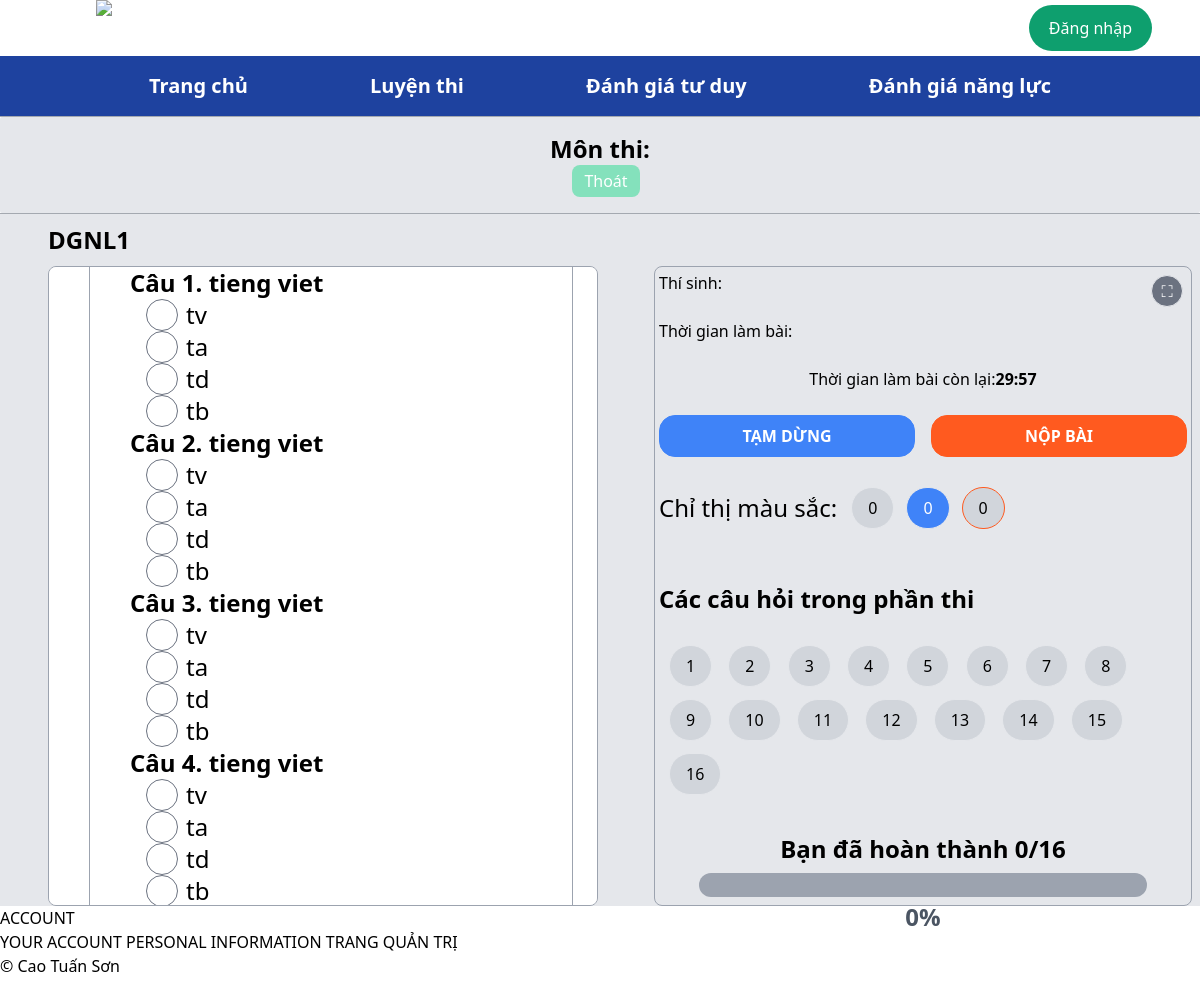
The app's page /dgnl/dgnl/1/ (signed in) with its own data.
### DanhGiaNangLuc/models.py (models this page shows, shortened)
class DeThi(models.Model):
    LOAI_DE_CHOICES = [
         ('DGNL', 'Đánh giá năng lực'),
    ]
    ten_de_thi = models.CharField(max_length=255, null=False, blank=False)
    loai_de = models.CharField(max_length=50, choices=LOAI_DE_CHOICES, default='DGNL')
    thoi_gian_thi = models.DurationField(default=timezone.timedelta(minutes=30))

class NoiDungDe(models.Model):
    de_thi = models.ForeignKey(DeThi, on_delete=models.CASCADE)
    cau_hoi = models.ForeignKey(CauHoi, on_delete=models.CASCADE)
    diem_so = models.FloatField(validators=[MinValueValidator(0.01), MaxValueValidator(10.00)], default=1)
    thu_tu_cau = models.IntegerField(validators=[MinValueValidator(1)])

class CauHoi(models.Model):
    LANGUAGE_CHOICES = (
        ('vi', 'Tiếng Việt'),
        ('en', 'Tiếng Anh'),
    )
    SUBJECT_CHOICES = (
        ('ly', 'Vật Lý'),
        ('hoa', 'Hóa Học'),
        ('sinh', 'Sinh Học'),
        ('su', 'Lịch Sử'),
        ('dia', 'Địa Lý'),
        ('gdcd', 'Giáo Dục Công Dân'),
    )
    LOAI_CAU_HOI_CHOICES = [
        ('TN', 'Trắc nghiệm'),
        ('DS', 'Đúng sai'),
        ('TL', 'Tự luận'),
        ('KT', 'Kéo thả'),
    ]
    PHAN_2_CHOICES = [
        ('TH', 'Toán học'),
        ('TDLG', 'Tư duy logic'),
        ('PTSL', 'Phân tích số liệu'),
    ]
    tieu_de = models.CharField(max_length=255, null=False, blank=False)
    noi_dung = models.TextField()
    loai_cau_hoi = models.CharField(
        max_length=2,
        choices=LOAI_CAU_HOI_CHOICES,
        default='TN',
    )
    language = models.CharField(max_length=2, choices=LANGUAGE_CHOICES, blank=True, null=True)
    subject = models.CharField(max_length=4, choices=SUBJECT_CHOICES, blank=True, null=True)
    phan_2 = models.CharField(max_length=4, choices=PHAN_2_CHOICES, blank=True, null=True)
    anh = models.ImageField(upload_to='cauhoi_images/', null=True, blank=True)
    cach_giai = models.TextField(default='')
    def ch_photo(self):
        if self.anh:
            return mark_safe('<img src="{}" width="100" />'.format(self.anh.url))
        return ''
    ch_photo.short_description = 'Image'
    ch_photo.allow_tags = True

class DapAn(models.Model):
    cauHoi = models.ForeignKey(CauHoi, on_delete=models.CASCADE)
    noi_dung = models.CharField(max_length=200)
    tinh_dung = models.BooleanField(default=False)
    anh = models.ImageField(upload_to='dapan_images/', null=True, blank=True)
    def da_photo(self):
        if self.anh:
            return mark_safe('<img src="{}" width="100" />'.format(self.anh.url))
        return ''
    da_photo.short_description = 'Image'
    da_photo.allow_tags = True

### DanhGiaNangLuc/views.py (the view)
# urls.py: path('dgnl/<int:idde>/', DGNL.as_view(), name= 'dgnl_id'),
class DGNL(LoginRequiredMixin, View):
    login_url = '/Userlogin/'
    def get(self, request, idde=None):
        if idde is None:
            return render(request, 'exam.html')
        else:
            student_id = request.session['id']
            student = StudentUser.objects.get(id=student_id)
            deThi = get_object_or_404(DeThi, id=idde)
            dict_cauhoi_list_dapan = dict()
            SetNoiDungDe = NoiDungDe.objects.filter(de_thi=deThi).order_by('thu_tu_cau')
            selected_subjects = request.session.get('selected_subjects', [])
            for noiDungDe in SetNoiDungDe:
                if noiDungDe.cau_hoi.subject in [subject[0] for subject in selected_subjects] or noiDungDe.cau_hoi.language or noiDungDe.cau_hoi.phan_2:
                    SetDapAn = DapAn.objects.filter(cauHoi=noiDungDe.cau_hoi)
                    list_dapAn = list(SetDapAn)
                    dict_cauhoi_list_dapan[noiDungDe] = list_dapAn
            lenkeys = len(dict_cauhoi_list_dapan)
            thoi_gian_thi = int(deThi.thoi_gian_thi.total_seconds())
            content = {
                'DeThi': deThi,
                'dictCHDA': dict_cauhoi_list_dapan,
                'lenkeys': lenkeys,
                'student': student,
                'tthi': thoi_gian_thi,
                'selected_subjects': selected_subjects, # Truyền các môn học đã chọn vào context
            }
            return render(request, 'dgnl.html', content)

### WebLuyenThi/context_processors.py (called while the page is built)
def user_full_name(request):
    full_name = request.session.get('full_name', '')
    return {'full_name': full_name}

### templates/dgnl.html (shortened to what this page needs)
{% extends 'homepage/base.html' %}
{% block content %}
{% load static %}
<div class="">
    <div>
    <div class="border-t border-gray-600 opacity-50 w-full"></div>
    <div class="bg-gray-200 flex flex-col w-full h-24 items-center rounded-sm justify-center ">
        <span class="font-bold text-2xl ">Môn thi: {{ DeThi.mon_thi }}</span>
        <div class="flex flex-row justify-center items-center">
        <button id="thoatButton" class="ml-3 inline-block bg-green-300 text-white rounded-lg py-1 px-3 hover:bg-green-600" value="Thoát">Thoát</button>
        </div>
    </div>
    <div class="border-t border-gray-600 opacity-50 w-full"></div>
</div>
<div id="mainExamContent" class="bg-gray-200 flex flex-col h-full justify-between">
    <br>
    <div class="ml-12 flex flex-col justify-center h-1 text-2xl">
        <span class="font-bold">{{ DeThi.ten_de_thi }}</span>
    </div>
    <br>
    <div class="flex flex-grow h-200 relative">
        <div class="bg-white relative ml-12 mr-12 group top-0 left-0 rounded-lg w-full p-8 border border-gray-400 flex flex-col overflow-y-auto">
            <form id="answerForm" method="POST" action="{% url 'DanhGiaNangLuc:chamthi' %}">
                <div class="bg-white relative ml-2 mr-2 group top-0 left-0 rounded-lg w-full p-8 border border-gray-400 flex flex-col overflow-y-auto">
                    {% for noi_dung_de, dapans in dictCHDA.items %}
                        {% if noi_dung_de.cau_hoi.language == 'vi' %}
                        {% include 'question_load.html' with noi_dung_de=noi_dung_de dapans=dapans %}
                        {% endif %}
                    {% endfor %}
                </div>
                </form>
            </div>
            <div class="ml-2 mr-2 top-0 left-0 rounded-lg h-200 w-128 p-1 border border-gray-400 flex flex-col relative">
                <button id="fullscreenButton" class="absolute top-0 right-0 m-2 w-8 h-8 flex items-center justify-center border bg-gray-500 text-white rounded-full">
                    ⛶
                </button>
                        <span class="font-thin ">Thí sinh: {{student.first_name}} {{student.last_name}}</span>
                        <br />
                        <span class="font-thin ">Thời gian làm bài: {{DeThi.thoi_gia_thi}}</span>
                        <div class="flex flex-row justify-center">
                            <span class="font-thin">Thời gian làm bài còn lại: </span>
                            <div id="countdown" class="font-bold"></div>
                        </div>
                        <br>
                        <div class="flex space-x-4 justify-center">
                            <button id="pauseButton" class="w-64 inline-block font-bold border bg-blue-500 border-blue-500 text-white rounded-2xl py-2 px-4">
                                TẠM DỪNG
                            </button>
                            <button id="submitBtn" class="w-64 inline-block font-bold border bg-orange-500 border-orange-500 text-white rounded-2xl py-2 px-4">
                                NỘP BÀI
                            </button>
                        </div>
                        <br>
                        <div class="flex flex-row items-center">
                            <span class="mr-2 text-2xl">Chỉ thị màu sắc:</span>
                            <button class="bg-gray-300 text-black px-4 py-2 m-1.5 border rounded-full">0</button>
                            <button class="bg-blue-500 text-white px-4 py-2 m-1.5 border rounded-full">0</button>
                            <button class="bg-gray-300 text-black px-4 py-2 m-1.5 border rounded-full border-orange-500">0</button>
                        </div>
                        <br>
                        <br>
                        <span class="font-bold text-2xl">Các câu hỏi trong phần thi </span>
                        <br>
                        <div class="col-span-5 ml-1">
                            {% for noi_dung_de in dictCHDA.keys %}
                                <button onclick="scrollToQuestion('{{noi_dung_de.thu_tu_cau}}')" data-tab="{{ noi_dung_de.thu_tu_cau }}" class="bg-gray-300 text-black px-4 py-2 m-1.5 border rounded-full">{{noi_dung_de.thu_tu_cau}}</button>
                            {% endfor %}
                        </div>
                        <br>
                        <div class="text-center mt-2">
                            <p id="progress-text" class="font-bold text-2xl">Bạn đã hoàn thành 0/ tổng số câu</p>
                        </div>
                        <div class="w-full max-w-md mx-auto relative">
                            <div id="progress-bar" class="h-6 w-full bg-gray-400 rounded-full overflow-hidden mt-2">
                            </div>
                            <div id="progress-percent" class="text-center text-2xl mt-1 font-bold text-gray-600">0%</div>
                        </div>
                    </div>
                </div>
            </div>
{% endblock %}

### templates/question_load.html (shortened to what this page needs)
{% load static %}
{% if noi_dung_de.cau_hoi.loai_cau_hoi == 'TN' %}
<div id="question-{{ noi_dung_de.thu_tu_cau }}" class="question-container max-w-full flex-1">
    <div class="border-spacing-1 flex flex-row">
        <span class="font-bold ml-2 text-2xl"> Câu {{ noi_dung_de.thu_tu_cau }}. {{ noi_dung_de.cau_hoi.noi_dung }} </span>
    </div>
    <div class="flex flex-col">
        {% for dap_an in dapans %}
        <label class="inline-flex items-center ml-6">
            <input type="radio" class="form-radio h-8 w-8 text-blue-600" id="radio{{ noi_dung_de.thu_tu_cau }}-{{ dap_an.id }}" name="group{{ noi_dung_de.thu_tu_cau }}" value="{{ dap_an.id }}" />
            <span class="ml-2 text-2xl">{{ dap_an.noi_dung }}</span>
        </label>
        {% endfor %}
    </div>
</div>
{% endif %}

### records on screen
DeThi: ten_de_thi "DGNL1"
NoiDungDe: thu_tu_cau "1", cau_hoi.noi_dung "tieng viet"
DapAn: noi_dung "tv"
DapAn: noi_dung "ta"
DapAn: noi_dung "td"
DapAn: noi_dung "tb"
NoiDungDe: thu_tu_cau "2", cau_hoi.noi_dung "tieng viet"
NoiDungDe: thu_tu_cau "3", cau_hoi.noi_dung "tieng viet"
NoiDungDe: thu_tu_cau "4", cau_hoi.noi_dung "tieng viet"
NoiDungDe: thu_tu_cau "5"
NoiDungDe: thu_tu_cau "6"
NoiDungDe: thu_tu_cau "7"
NoiDungDe: thu_tu_cau "8"
NoiDungDe: thu_tu_cau "9"
NoiDungDe: thu_tu_cau "10"
NoiDungDe: thu_tu_cau "11"
NoiDungDe: thu_tu_cau "12"
NoiDungDe: thu_tu_cau "13"
NoiDungDe: thu_tu_cau "14"
NoiDungDe: thu_tu_cau "15"
NoiDungDe: thu_tu_cau "16"
